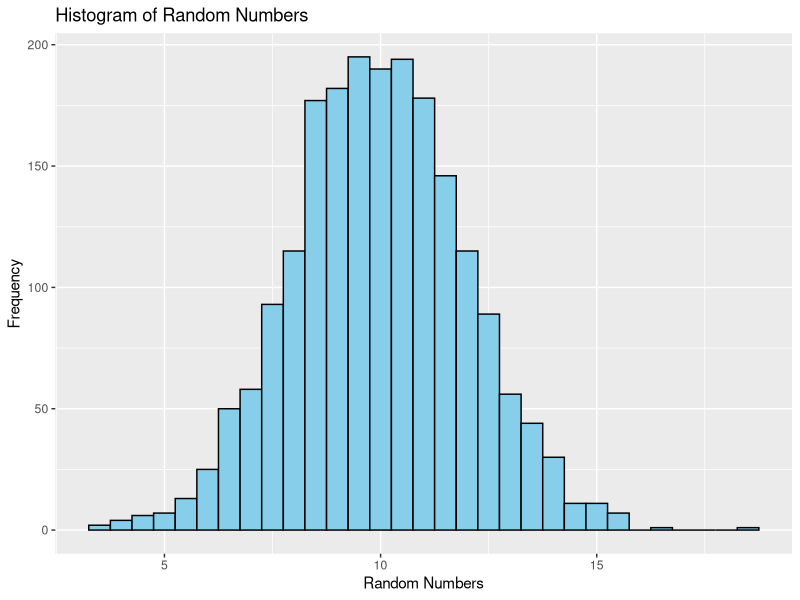
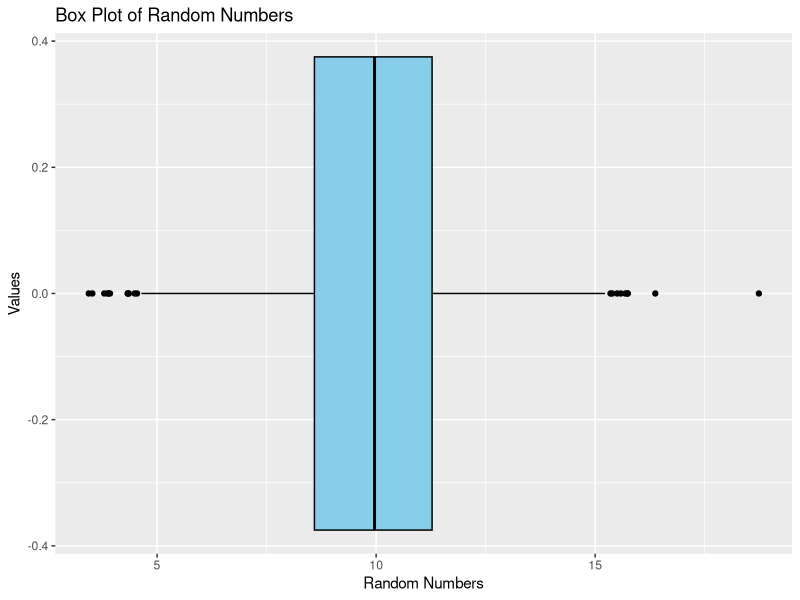

Recreate these plots in R, in order. (Note: this script raises an error after producing the figures.)
library(tidyverse)
library(tibble)
#https://youtu.be/X5NXDK6AVtU?si=6gH_UNMM3NecTixa

#set.seed(1) # we can set the seed for the random number.
options(digits = 2) # set the display options not the values that are stored.

random_numbers <- rnorm(n=2000, mean = 10, sd=2) # random number


rn <- tibble(x=random_numbers)

rn %>% ggplot(aes(x)) +
  geom_histogram(binwidth = 0.5, fill = "skyblue", color = "black") +
  ggtitle("Histogram of Random Numbers") +
  xlab("Random Numbers") +
  ylab("Frequency")

rn %>% ggplot(aes(x)) +
  geom_boxplot(fill = "skyblue", color = "black") +
  ggtitle("Box Plot of Random Numbers") +
  xlab("Random Numbers") +
  ylab("Values")

x <- seq(from=5, to=15, by=0.1)
d <- dnorm(x=xval, mean = 10, sd=2) 

rn <- tibble(dn = d, x=x)
rn %>% ggplot(aes(x=x, y = dn))+
  geom_point()



